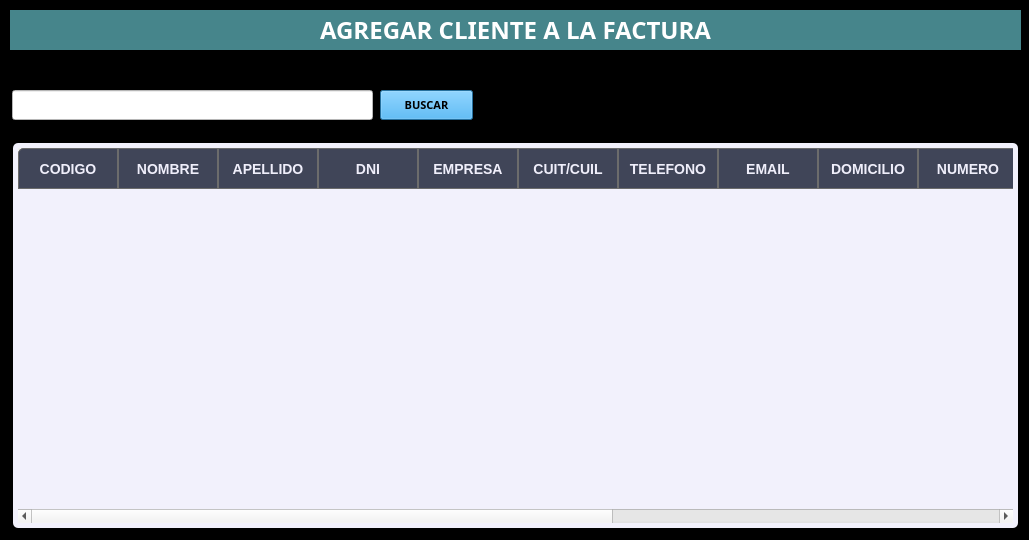
<?xml version="1.0" encoding="UTF-8"?>
<ui version="4.0">
 <class>ventana_agregar_cliente_factura</class>
 <widget class="QDialog" name="ventana_agregar_cliente_factura">
  <property name="geometry">
   <rect>
    <x>0</x>
    <y>0</y>
    <width>1029</width>
    <height>540</height>
   </rect>
  </property>
  <property name="minimumSize">
   <size>
    <width>1029</width>
    <height>540</height>
   </size>
  </property>
  <property name="maximumSize">
   <size>
    <width>1029</width>
    <height>540</height>
   </size>
  </property>
  <property name="windowTitle">
   <string>Dialog</string>
  </property>
  <property name="styleSheet">
   <string notr="true">QDialog{
background-color:#000000
}</string>
  </property>
  <widget class="QTableWidget" name="tableWidgetAgregarClienteNvaFactura">
   <property name="geometry">
    <rect>
     <x>10</x>
     <y>140</y>
     <width>1011</width>
     <height>391</height>
    </rect>
   </property>
   <property name="minimumSize">
    <size>
     <width>1011</width>
     <height>391</height>
    </size>
   </property>
   <property name="maximumSize">
    <size>
     <width>1011</width>
     <height>391</height>
    </size>
   </property>
   <property name="styleSheet">
    <string notr="true">QTableView{
color: #000 ;
text-align: center;
padding: 5px;
margin: 3px;
border-radius: 5px;
font-size: 12px;
background-color: #FFF2F1FC; 
}

QTableView QTableCornerButton::section {
   	border-top-left-radius: 5px;
    border: 0.5px solid #6c6c6c;
 background-color: #BF060C26; 
}
QTableView QHeaderView::section::last:horizontal{
	border-top-right-radius: 5px;
}


QTableView QHeaderView::section::first:horizontal {
	border-top-left-radius: 5px;
}



 QTableView ::section{
	padding: 2px 5px ;
	color: #D9D9D9 ;
	  qproperty-alignment: AlignCenter;
	border: 1px solid grey;
	background-color:#1f232a;
	height: 35;
}


 QTableView QHeaderView::section:vertical {
 border: 0.5px solid #6c6c6c;
	padding: 1px;
  font-weight: bold; /* Poner en negrita */
  font-size: 10px; /* Tamaño de la letra */
  padding: 1px;
color: #FFEFEEFA;
 background-color: #BF060C26; 
}

QTableView::item:selected {
    background-color:#FF1EB0ED;
	color: white;
}

/*
QTableView::item:selected {
    background-color:#FF1EB0ED;
	color: white;
}
*/

/*
QTableView::item:selected:!focus {
    background-color:#FF1EB0ED;
	color: white;
}
*/

QHeaderView { 
qproperty-defaultAlignment: AlignCenter; 
}

	/* centrar titulos y dar padding */
QTableView QHeaderView::section:horizontal {
  font-weight: bold; /* Poner en negrita */
  font-size: 14px; /* Tamaño de la letra */
 /* padding: 2px 5px ;
  margin: 2px;*/
   text-align: center;
	padding: 2px;
  color: #FFEFEEFA;
 border: 0.5px solid #6c6c6c;
 background-color: #BF060C26;
}
</string>
   </property>
   <column>
    <property name="text">
     <string>CODIGO</string>
    </property>
   </column>
   <column>
    <property name="text">
     <string>NOMBRE</string>
    </property>
   </column>
   <column>
    <property name="text">
     <string>APELLIDO</string>
    </property>
   </column>
   <column>
    <property name="text">
     <string>DNI</string>
    </property>
   </column>
   <column>
    <property name="text">
     <string>EMPRESA</string>
    </property>
   </column>
   <column>
    <property name="text">
     <string>CUIT/CUIL</string>
    </property>
   </column>
   <column>
    <property name="text">
     <string>TELEFONO</string>
    </property>
   </column>
   <column>
    <property name="text">
     <string>EMAIL</string>
    </property>
   </column>
   <column>
    <property name="text">
     <string>DOMICILIO</string>
    </property>
   </column>
   <column>
    <property name="text">
     <string>NUMERO</string>
    </property>
   </column>
   <column>
    <property name="text">
     <string>LOCALIDAD</string>
    </property>
   </column>
   <column>
    <property name="text">
     <string>PROVINCIA</string>
    </property>
   </column>
   <column>
    <property name="text">
     <string>PAIS</string>
    </property>
   </column>
   <column>
    <property name="text">
     <string>COND. IVA</string>
    </property>
   </column>
   <column>
    <property name="text">
     <string>OBSERVACIONES</string>
    </property>
   </column>
  </widget>
  <widget class="QPushButton" name="bt_BuscarItemArticuloNvaFactura">
   <property name="geometry">
    <rect>
     <x>380</x>
     <y>90</y>
     <width>93</width>
     <height>30</height>
    </rect>
   </property>
   <property name="minimumSize">
    <size>
     <width>0</width>
     <height>30</height>
    </size>
   </property>
   <property name="font">
    <font>
     <family>Orbitron SemiBold</family>
     <pointsize>8</pointsize>
     <weight>75</weight>
     <bold>true</bold>
    </font>
   </property>
   <property name="styleSheet">
    <string notr="true">QPushButton{
background-color:#2caeff;
}

QPushButton:hover{
background-color:#39ffa3;
}</string>
   </property>
   <property name="text">
    <string>BUSCAR</string>
   </property>
  </widget>
  <widget class="QLineEdit" name="lineEdit_BuscarItemArticuloNvaFactura">
   <property name="geometry">
    <rect>
     <x>12</x>
     <y>90</y>
     <width>361</width>
     <height>30</height>
    </rect>
   </property>
   <property name="minimumSize">
    <size>
     <width>0</width>
     <height>30</height>
    </size>
   </property>
   <property name="palette">
    <palette>
     <active>
      <colorrole role="Button">
       <brush brushstyle="SolidPattern">
        <color alpha="255">
         <red>255</red>
         <green>255</green>
         <blue>255</blue>
        </color>
       </brush>
      </colorrole>
      <colorrole role="Base">
       <brush brushstyle="SolidPattern">
        <color alpha="255">
         <red>255</red>
         <green>255</green>
         <blue>255</blue>
        </color>
       </brush>
      </colorrole>
      <colorrole role="Window">
       <brush brushstyle="SolidPattern">
        <color alpha="255">
         <red>255</red>
         <green>255</green>
         <blue>255</blue>
        </color>
       </brush>
      </colorrole>
     </active>
     <inactive>
      <colorrole role="Button">
       <brush brushstyle="SolidPattern">
        <color alpha="255">
         <red>255</red>
         <green>255</green>
         <blue>255</blue>
        </color>
       </brush>
      </colorrole>
      <colorrole role="Base">
       <brush brushstyle="SolidPattern">
        <color alpha="255">
         <red>255</red>
         <green>255</green>
         <blue>255</blue>
        </color>
       </brush>
      </colorrole>
      <colorrole role="Window">
       <brush brushstyle="SolidPattern">
        <color alpha="255">
         <red>255</red>
         <green>255</green>
         <blue>255</blue>
        </color>
       </brush>
      </colorrole>
     </inactive>
     <disabled>
      <colorrole role="Button">
       <brush brushstyle="SolidPattern">
        <color alpha="255">
         <red>255</red>
         <green>255</green>
         <blue>255</blue>
        </color>
       </brush>
      </colorrole>
      <colorrole role="Base">
       <brush brushstyle="SolidPattern">
        <color alpha="255">
         <red>255</red>
         <green>255</green>
         <blue>255</blue>
        </color>
       </brush>
      </colorrole>
      <colorrole role="Window">
       <brush brushstyle="SolidPattern">
        <color alpha="255">
         <red>255</red>
         <green>255</green>
         <blue>255</blue>
        </color>
       </brush>
      </colorrole>
     </disabled>
    </palette>
   </property>
   <property name="styleSheet">
    <string notr="true">QLineEdit{
background-color:#ffffff;
}</string>
   </property>
  </widget>
  <widget class="QLabel" name="labelArticulo_2">
   <property name="geometry">
    <rect>
     <x>10</x>
     <y>10</y>
     <width>1011</width>
     <height>40</height>
    </rect>
   </property>
   <property name="minimumSize">
    <size>
     <width>0</width>
     <height>40</height>
    </size>
   </property>
   <property name="maximumSize">
    <size>
     <width>16777215</width>
     <height>40</height>
    </size>
   </property>
   <property name="font">
    <font>
     <family>Goldman</family>
     <pointsize>18</pointsize>
     <weight>75</weight>
     <bold>true</bold>
    </font>
   </property>
   <property name="styleSheet">
    <string notr="true">QLabel{
background-color:#46858b;
color:#ffffff
}</string>
   </property>
   <property name="text">
    <string>AGREGAR CLIENTE A LA FACTURA</string>
   </property>
   <property name="alignment">
    <set>Qt::AlignCenter</set>
   </property>
  </widget>
 </widget>
 <resources/>
 <connections/>
</ui>
